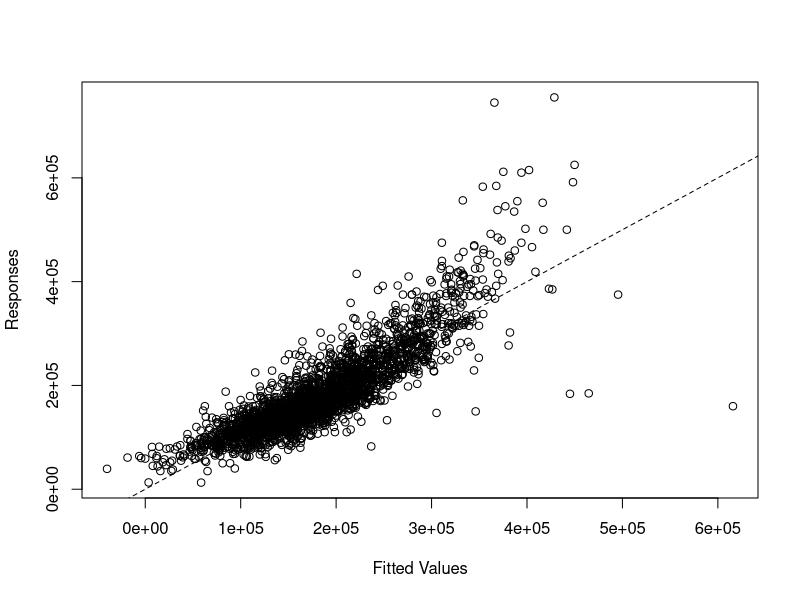
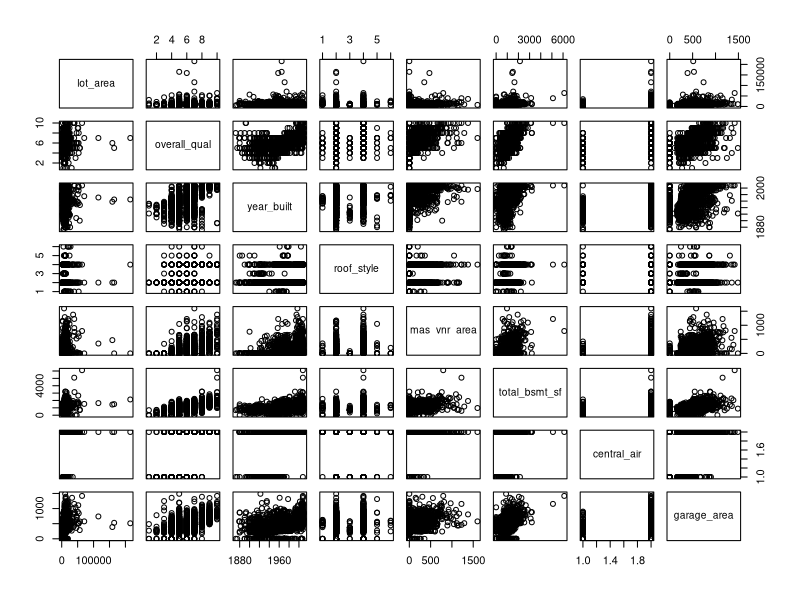
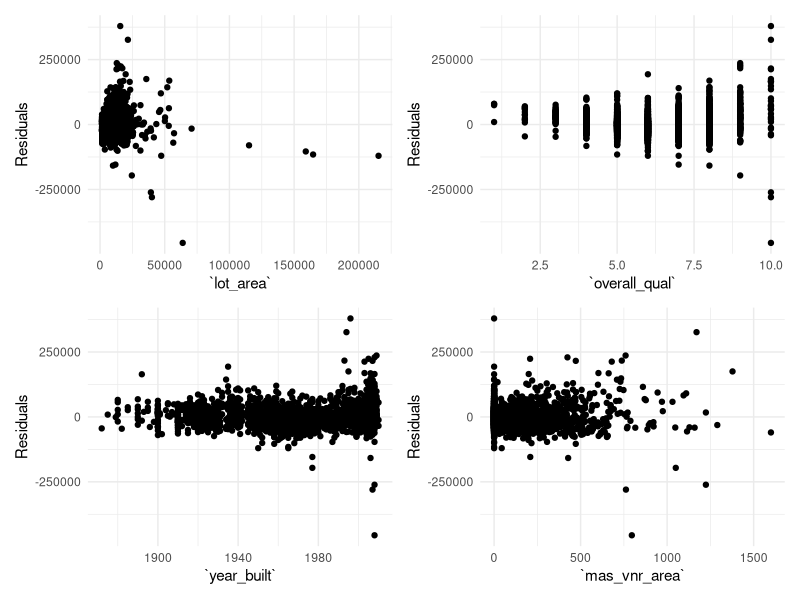
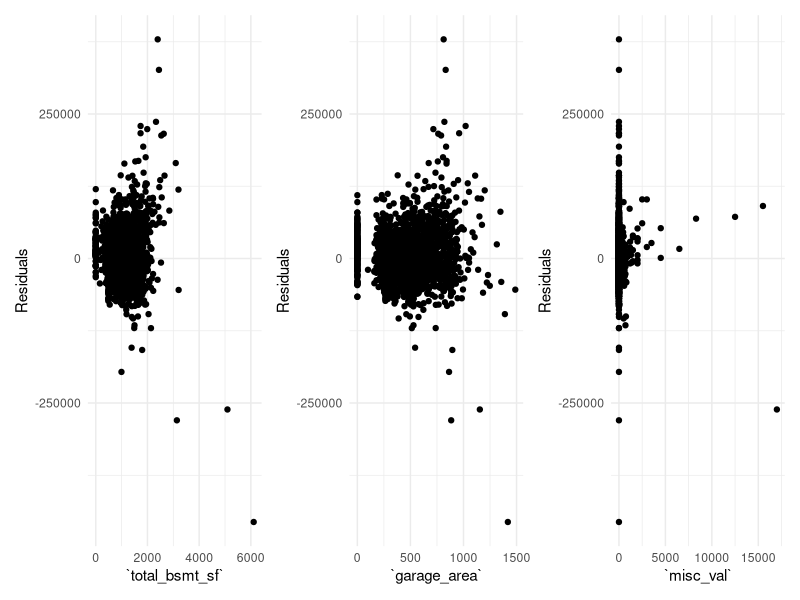
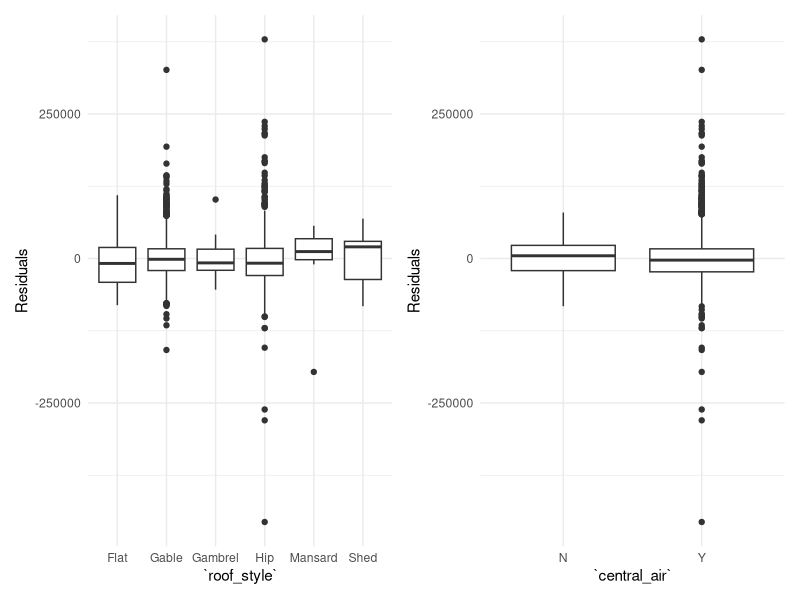
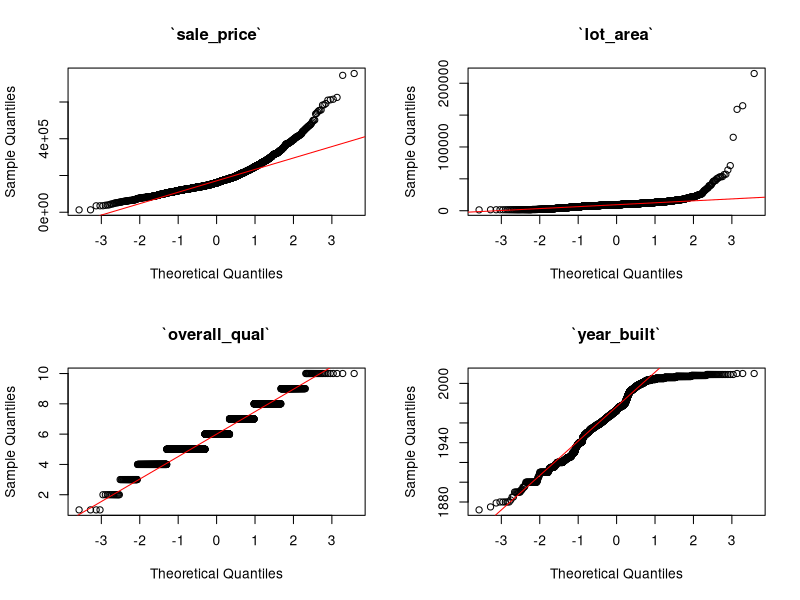
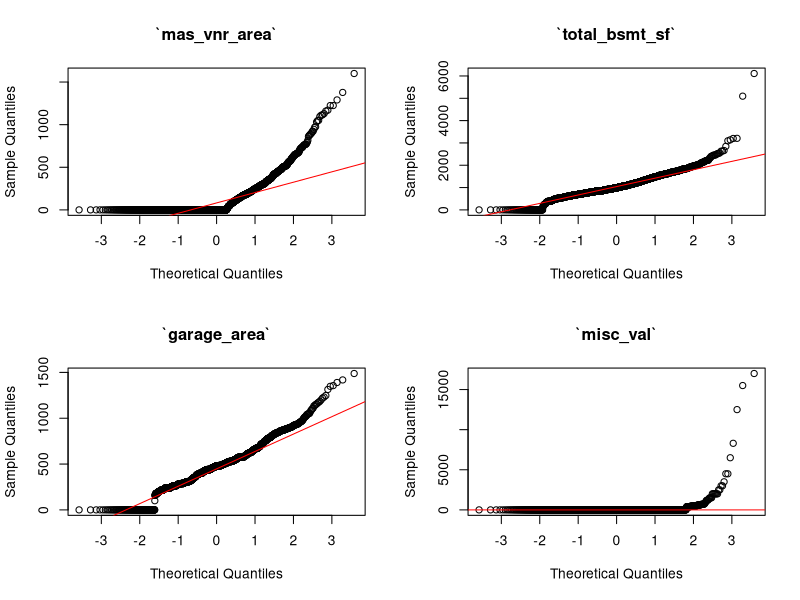

Reproduce these figures in R, in order.
## ---- chunk 1
#| include: false
#| warning: false
#| message: false

library(tidyverse)
library(knitr)
library(patchwork)
library(car)
library(leaps)
library(MASS)
## ---- chunk 2
#| include: false
#| warning: false
#| message: false

# Read Data
data <- read_csv(here::here("data", "cleaned_data.csv"))
## ---- chunk 3
#| include: false
#| warning: false
#| message: false

# Fit Model 1
model1 <- lm(sale_price ~
               lot_area + overall_qual + year_built + roof_style +
               mas_vnr_area + total_bsmt_sf + central_air + garage_area +
               misc_val, data = data)

# Take out Fitted Values and Residuals
fit <- fitted(model1)
res <- resid(model1)
## ---- chunk 4
#| include: false
#| warning: false
#| message: false

# Remove Categorical Predictors
box_cox_data <- data |>
  dplyr::select(-roof_style, -central_air, -mas_vnr_area, -misc_val) |>
  filter_all(all_vars(. != 0))

# Get Suitable Powers
summary(powerTransform(cbind(box_cox_data[, 1:6])))

# Do Box-Cox Transformation
new_data <- data |>
  dplyr::select(-roof_style, -central_air) |>
  mutate(sale_price = log(sale_price),
         lot_area = log(lot_area),
         overall_qual = overall_qual ^ 0.8,
         year_built = year_built ^ 34,
         mas_vnr_area = sqrt(mas_vnr_area),
         total_bsmt_sf = total_bsmt_sf ^ 0.33,
         garage_area = garage_area ^ 0.25,
         misc_val = sqrt(misc_val))

# Fit Model 2
model2 <- lm(sale_price ~
               lot_area + overall_qual + year_built + mas_vnr_area +
               total_bsmt_sf + garage_area + misc_val, data = new_data)
## ---- chunk 5
#| include: false
#| warning: false
#| message: false

# Show Hypothesis Testing Result
summary(model2)
## ---- chunk 6
#| include: false
#| warning: false
#| message: false

# Do All-Subsets Selection
summary(regsubsets(sale_price ~ lot_area + overall_qual + year_built +
                     mas_vnr_area + total_bsmt_sf + garage_area + misc_val,
                   data = new_data, nbest = 1, nvmax = 7))

# Build the Models
model_A <- lm(sale_price ~ overall_qual, data = new_data)
model_B <- lm(sale_price ~ overall_qual + lot_area, data = new_data)
model_C <- lm(sale_price ~ overall_qual + lot_area + year_built,
              data = new_data)
model_D <- lm(sale_price ~ overall_qual + lot_area + year_built +
                total_bsmt_sf, data = new_data)
model_E <- lm(sale_price ~ overall_qual + lot_area + year_built +
                total_bsmt_sf + garage_area, data = new_data)
model_F <- lm(sale_price ~ overall_qual + lot_area + year_built +
                total_bsmt_sf + garage_area + mas_vnr_area, data = new_data)

# Get n and p
n <- nrow(new_data)
p_A <- length(coef(model_A)) - 1
p_B <- length(coef(model_B)) - 1
p_C <- length(coef(model_C)) - 1
p_D <- length(coef(model_D)) - 1
p_E <- length(coef(model_E)) - 1
p_F <- length(coef(model_F)) - 1
p2 <- length(coef(model2)) - 1

# Summarize the Criteria
summary_table <- 
  data.frame(Model = c("Model A", "Model B", "Model C", "Model D",
                       "Model E", "Model F","Model G"),
             R2 = c(summary(model_A)$adj.r.squared,
                    summary(model_B)$adj.r.squared,
                    summary(model_C)$adj.r.squared,
                    summary(model_D)$adj.r.squared,
                    summary(model_E)$adj.r.squared,
                    summary(model_F)$adj.r.squared,
                    summary(model2)$adj.r.squared),
             AIC = c(extractAIC(model_A, k = 2)[2],
                     extractAIC(model_B, k = 2)[2],
                     extractAIC(model_C, k = 2)[2],
                     extractAIC(model_D, k = 2)[2],
                     extractAIC(model_E, k = 2)[2],
                     extractAIC(model_F, k = 2)[2],
                     extractAIC(model2, k = 2)[2]),
             AIC_c = c(extractAIC(model_A, k = 2)[2] +
                         2 * (p_A + 2) * (p_A + 3) / (n - p_A - 1),
                       extractAIC(model_B, k = 2)[2] +
                         2 * (p_B + 2) * (p_B + 3) / (n - p_B - 1),
                       extractAIC(model_C, k = 2)[2] +
                         2 * (p_C + 2) * (p_C + 3) / (n - p_C - 1),
                       extractAIC(model_D, k = 2)[2] +
                         2 * (p_D + 2) * (p_D + 3) / (n - p_D - 1),
                       extractAIC(model_E, k = 2)[2] +
                         2 * (p_E + 2) * (p_E + 3) / (n - p_E - 1),
                       extractAIC(model_F, k = 2)[2] +
                         2 * (p_F + 2) * (p_F + 3) / (n - p_F - 1),
                       extractAIC(model2, k = 2)[2] +
                         2 * (p2 + 2) * (p2 + 3) / (n - p2 - 1)),
             BIC = c(extractAIC(model_A, k = log(n))[2],
                     extractAIC(model_B, k = log(n))[2],
                     extractAIC(model_C, k = log(n))[2],
                     extractAIC(model_D, k = log(n))[2],
                     extractAIC(model_E, k = log(n))[2],
                     extractAIC(model_F, k = log(n))[2],
                     extractAIC(model2, k = log(n))[2]),
             VIF = c(0, max(vif(model_B)), max(vif(model_C)),
                     max(vif(model_D)), max(vif(model_E)),
                     max(vif(model_F)), max(vif(model2))))

# Round the Values
summary_table <- summary_table |>
  mutate(across(where(is.numeric), ~ round(., 2)))
## ---- chunk 7
#| include: false
#| warning: false
#| message: false

# Do Stepwise Selection
stepAIC(lm(sale_price ~ ., data = new_data, direction = "both", k = 2))
## ---- chunk 8
#| label: tbl-subset
#| tbl-cap: Criteria for Model of Each Size
#| echo: false
#| warning: false
#| message: false

# Show the Table
kable(summary_table,
      col.names = c("Model", "R^2_{adj}", "AIC",
                    "AIC_c", "BIC", "VIF_{max}"))
## ---- chunk 9
#| label: fig-fit-resp
#| fig-cap: Responses vs. Fitted Values
#| echo: false
#| warning: false
#| message: false

# Plot responses against fitted values
plot(x = fit, y = data$sale_price,
     xlab = "Fitted Values",
     ylab = "Responses")

abline(a = 0, b = 1, lty = 2)
## ---- chunk 10
#| label: fig-pair
#| fig-cap: Pairwise Scatterplots of Predictors
#| echo: false
#| warning: false
#| message: false

# Convert variables to factors
data$central_air <- as.factor(data$central_air)
data$roof_style <- as.factor(data$roof_style)

# Plot predictors against each other
pairs(data[, 2:9])
## ---- chunk 11
#| label: fig-res-1
#| fig-cap: Residuals vs. Observation - I
#| echo: false
#| warning: false
#| message: false

# Plot Residuals Against `lot_area`
res1 <- ggplot(data, aes(x = lot_area, y = res)) +
  geom_point() +
  xlab("`lot_area`") +
  ylab("Residuals") +
  theme_minimal()

# Plot Residuals Against `overall_qual`
res2 <- ggplot(data, aes(x = overall_qual, y = res)) +
  geom_point() +
  xlab("`overall_qual`") +
  ylab("Residuals") +
  theme_minimal()

# Plot Residuals Against `year_built`
res3 <- ggplot(data, aes(x = year_built, y = res)) +
  geom_point() +
  xlab("`year_built`") +
  ylab("Residuals") +
  theme_minimal()

# Plot Residuals Against `mas_vnr_area`
res4 <- ggplot(data, aes(x = mas_vnr_area, y = res)) +
  geom_point() +
  xlab("`mas_vnr_area`") +
  ylab("Residuals") +
  theme_minimal()

# Show 4 Residual Plots Together
res1 + res2 + res3 + res4
## ---- chunk 12
#| label: fig-res-2
#| fig-cap: Residuals vs. Observation - II
#| echo: false
#| warning: false
#| message: false

# Plot Residuals Against `total_bsmt_sf`
res5 <- ggplot(data, aes(x = total_bsmt_sf, y = res)) +
  geom_point() +
  xlab("`total_bsmt_sf`") +
  ylab("Residuals") +
  theme_minimal()

# Plot Residuals Against `garage_area`
res6 <- ggplot(data, aes(x = garage_area, y = res)) +
  geom_point() +
  xlab("`garage_area`") +
  ylab("Residuals") +
  theme_minimal()

# Plot Residuals Against `misc_val`
res7 <- ggplot(data, aes(x = misc_val, y = res)) +
  geom_point() +
  xlab("`misc_val`") +
  ylab("Residuals") +
  theme_minimal()

# Show 3 Residual Plots Together
res5 + res6 + res7
## ---- chunk 13
#| label: fig-res-3
#| fig-cap: Residuals vs. Observation - III
#| echo: false
#| warning: false
#| message: false

# Plot Residuals Against `roof_style`
res8 <- ggplot(data, aes(x = roof_style, y = res)) +
  geom_boxplot() +
  xlab("`roof_style`") +
  ylab("Residuals") +
  theme_minimal()

# Plot Residuals Against `central_air`
res9 <- ggplot(data, aes(x = central_air, y = res)) +
  geom_boxplot() +
  xlab("`central_air`") +
  ylab("Residuals") +
  theme_minimal()

# Show 2 Boxplots Together
res8 + res9
## ---- chunk 14
#| label: fig-qq-1
#| fig-cap: Q-Q Plot - I
#| echo: false
#| warning: false
#| message: false

# Show 4 Q-Q Plots Together
par(mfrow=c(2,2))

# Plot the Q-Q Plot for `sale_price`
qqnorm(data$sale_price, main = "`sale_price`")
qqline(data$sale_price, col = "red")

# Plot the Q-Q Plot for `lot_area`
qqnorm(data$lot_area, main = "`lot_area`")
qqline(data$lot_area, col = "red")

# Plot the Q-Q Plot for `overall_qual`
qqnorm(data$overall_qual, main = "`overall_qual`")
qqline(data$overall_qual, col = "red")

# Plot the Q-Q Plot for `year_built`
qqnorm(data$year_built, main = "`year_built`")
qqline(data$year_built, col = "red")
## ---- chunk 15
#| label: fig-qq-2
#| fig-cap: Q-Q Plot - II
#| echo: false
#| warning: false
#| message: false

# Show 4 Q-Q Plots Together
par(mfrow=c(2,2))

# Plot the Q-Q Plot for `mas_vnr_area`
qqnorm(data$mas_vnr_area, main = "`mas_vnr_area`")
qqline(data$mas_vnr_area, col = "red")

# Plot the Q-Q Plot for `total_bsmt_sf`
qqnorm(data$total_bsmt_sf, main = "`total_bsmt_sf`")
qqline(data$total_bsmt_sf, col = "red")

# Plot the Q-Q Plot for `garage_area`
qqnorm(data$garage_area, main = "`garage_area`")
qqline(data$garage_area, col = "red")

# Plot the Q-Q Plot for `misc_val`
qqnorm(data$misc_val, main = "`misc_val`")
qqline(data$misc_val, col = "red")
